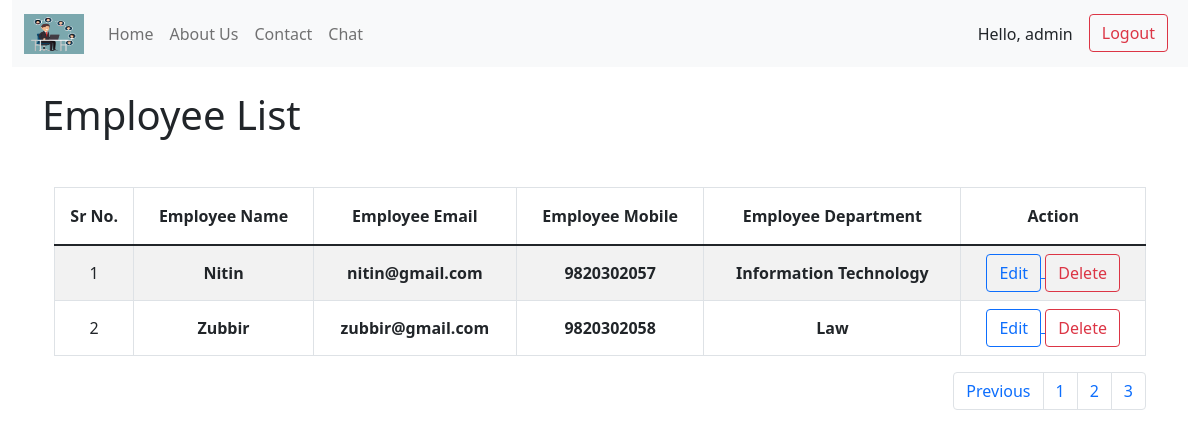
Page /app/list-employee/?page=3 (signed in) on the earlier database version.
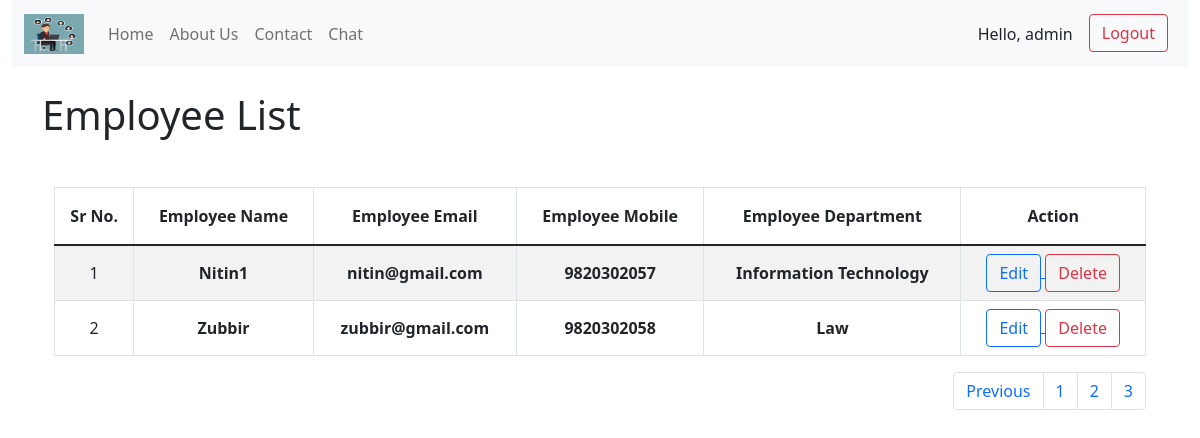
Same page on the later database version.
### employeeapp/models.py (models this page shows, shortened)
class Employee(models.Model):
    name  = models.CharField(max_length=100)
    email = models.EmailField(unique = True)
    mobile = models.CharField(max_length=10, validators=[check_mobile_digit])
    department = models.ForeignKey(Department, on_delete=models.CASCADE)

class Department(models.Model):
    name = models.CharField(max_length = 100)

### app/views.py (the view)
# urls.py: path('list-employee/', views.list_employee, name="list-employee"),
@login_required
def list_employee(request):
    employees = Employee.objects.all()
    paginators = Paginator(employees, 5)
    page = request.GET.get("page")
    employees = paginators.get_page(page)
    context = {'employees' : employees}
    return render(request, 'list_employee.html', context)

### app/templates/list_employee.html (shortened to what this page needs)
{% extends "base.html" %}
{% block content %}
<h1>Employee List</h1>
    <div class="container-fluid mt-5">
        <table class="table table-striped table-hover table-bordered text-center align-middle">
            <thead>
                <tr>
                    <th class="py-3">Sr No.</th>
                    <th class="py-3">Employee Name</th>
                    <th class="py-3">Employee Email</th>
                    <th class="py-3">Employee Mobile</th>
                    <th class="py-3">Employee Department</th>
                    <th class="py-3">Action</th>
                </tr>
            </thead>
            <tbody>
                {% for employee in employees %}
                <tr>
                    <td>{{forloop.counter}}</td>
                    <td class="fw-bold">{{employee.name}}</td>
                    <td class="fw-bold">{{employee.email}}</td>
                    <td class="fw-bold">{{employee.mobile}}</td>
                    <td class="fw-bold">{{employee.department.name}}</td>
                    <td>
                        <a href="{% url 'edit-employee' employee.pk  %}">
                            <button class="btn btn-outline-primary">Edit</button>
                        </a>
                        <a href=" {% url 'delete-employee' employee.pk %} ">
                            <button class="btn btn-outline-danger">Delete</button>
                        </a>
                    </td>
                </tr>
                {% endfor %}
            </tbody>
        </table>
        <nav aria-label="Page navigation example">
            <ul class="pagination justify-content-end">
                {% if employees.has_previous %}
                    <li class="page-item"><a class="page-link" href="?page={{ employees.previous_page_number }}">Previous</a></li>
                {% endif %}
                {% for num in employees.paginator.page_range %}
                    <li class="page-item">
                        <a class="page-link" href="?page={{ num }}">{{ num }}</a>
                    </li>
                {% endfor %}
            </ul>
        </nav>
    </div>
{% endblock content %}

Differences in the rows shown:
changed Employee "nitin@gmail.com": name "Nitin" → "Nitin1"
